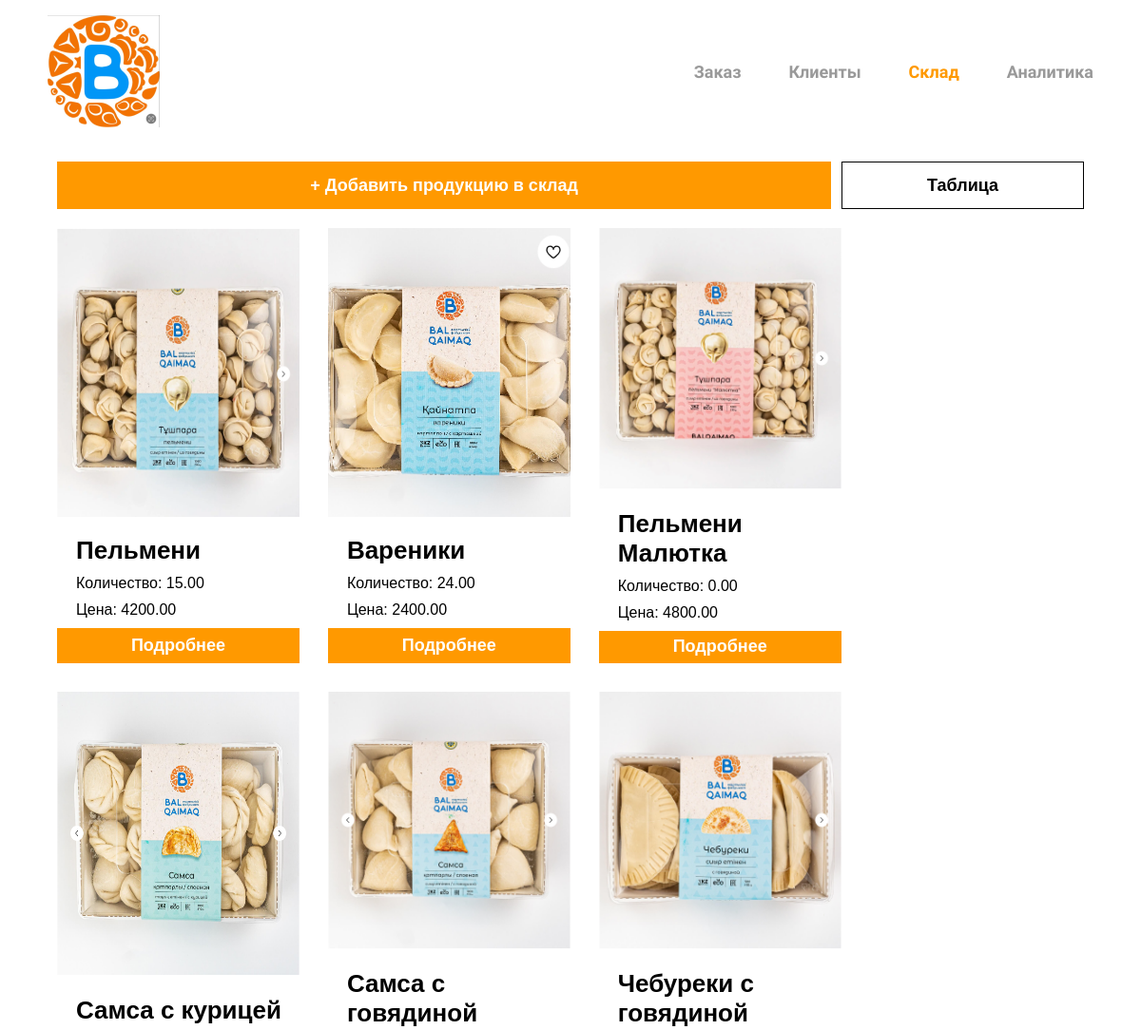
Page /storage/ (upper part) on the earlier database version.
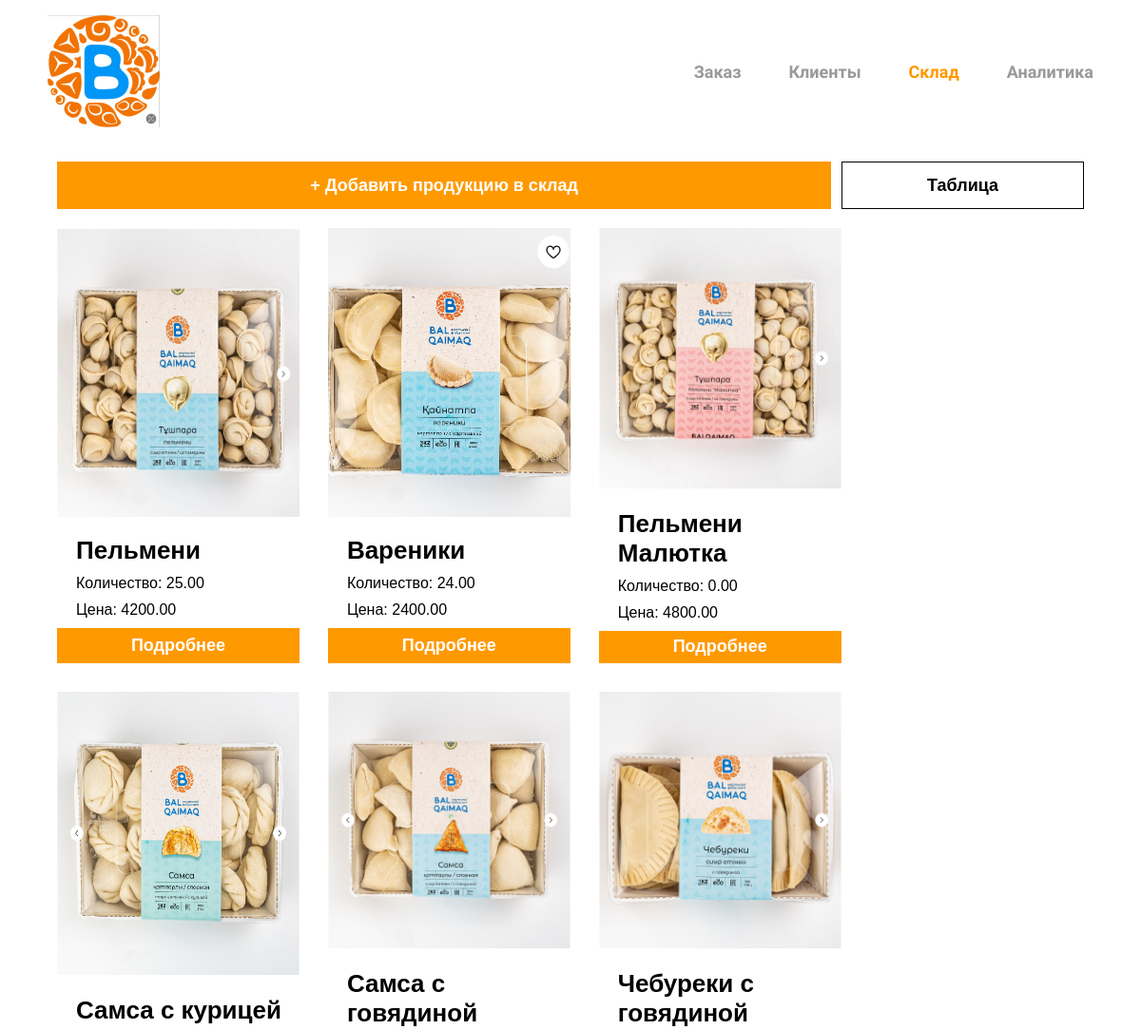
Same page on the later database version.
### storage/models.py (models this page shows, shortened)
class Product(models.Model):
    name = models.CharField(max_length=50, verbose_name="Имя товара")
    amount = models.DecimalField(max_digits=10, decimal_places=2, verbose_name="Количество", default=0)
    sell_price = models.DecimalField(max_digits=10, decimal_places=2, verbose_name="Стоимость при продаже")
    cost_price = models.DecimalField(max_digits=10, decimal_places=2, verbose_name="Себестоимость")
    description = models.TextField(verbose_name="Описание")
    image = models.ImageField(upload_to="products/", verbose_name="Изображение")
    created = models.DateTimeField(auto_now_add=True)
    updated = models.DateTimeField(auto_now=True)
    available = models.BooleanField(default=True)
    def get_absolute_url(self):
        return reverse("products_detail", args=[self.id])

### storage/views.py (the view)
# urls.py: path('', views.products_list_view, name="products_list"),
def products_list_view(request):
    products_list = Product.objects.filter(available=True)
    return render(request, "storage/products_list.html", {
        "section": "storage",
        "products_list": products_list
    })

### templates/storage/products_list.html (shortened to what this page needs)
{% extends "base.html" %}
{% load static %}
{% block link %}
	<link rel="stylesheet" href="{% static 'css/products_list.css' %}">
{% endblock link %}
{% block body %}
	<div class="container">
		<button class="supply" onclick="window.location='{% url 'products_supply' %}'">+ Добавить продукцию в склад</button>
		<button onclick="window.location='{% url 'products_table' %}'" class="table">Таблица</button>
	</div>
	<div class="container">
		<div class="products-list">
			{% for product in products_list %}
				<div class="product-item">
					<img class="product-item-img" src="{{ product.image.url }}">
					<p class="product-item-name">{{ product.name }}</p>
					<p class="product-item-amount">Количество: {{ product.amount }}</p>
					<p class="product-item-price">Цена: {{ product.sell_price }}</p>
					<button onclick="window.location='{{ product.get_absolute_url }}'" class="product-item-button">Подробнее</button>
				</div>
			{% endfor %}
		</div>
	</div>
{% endblock body %}

Differences in the rows shown:
changed Product "Пельмени": amount "15.00" → "25.00"
